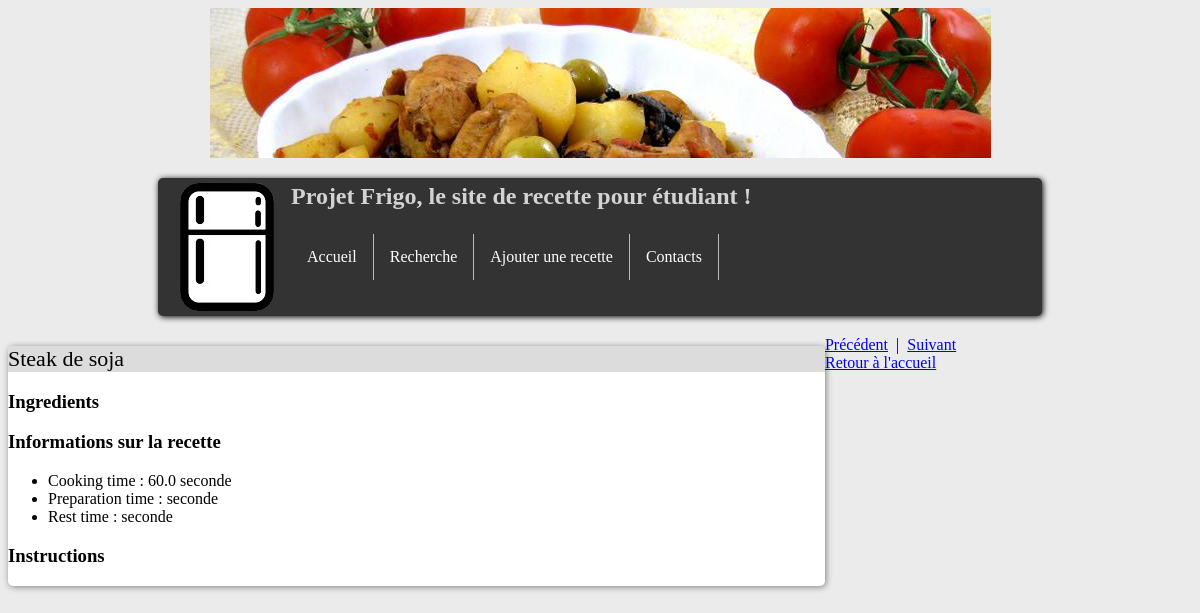
/fridgeApp/recipe/2, run on an earlier commit of the app's database.
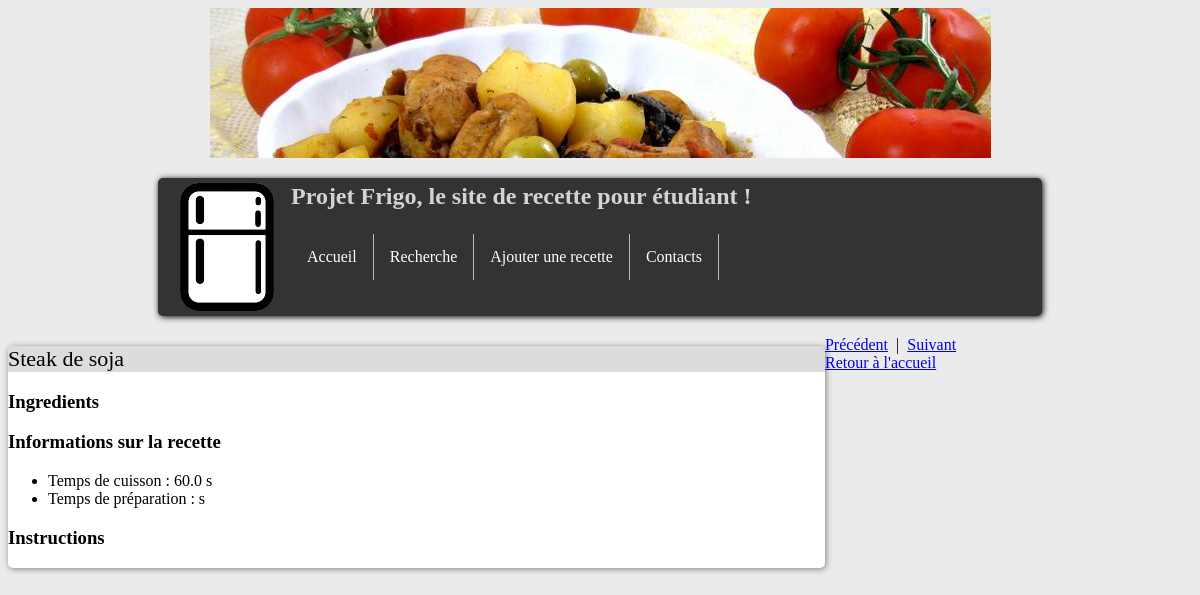
And on a later commit of the database.
### fridgeApp/models.py (models this page shows, shortened)
class Cook_information(models.Model):
    recipe = models.ForeignKey(Recipe, on_delete=models.CASCADE)
    information_text = models.CharField(max_length = 200)
    value = models.FloatField()
    value_unit = models.CharField(max_length = 30)

### fridgeApp/views.py (the view)
# urls.py: url(r'^recipe/(?P<recipe_id>[0-9]+)$', views.recipe, name='recipe'),
def recipe(request, recipe_id):
    recipe = get_object_or_404(Recipe, pk = recipe_id)
    return render(request, 'fridgeApp/recipe.html', locals())

### fridgeApp/templates/fridgeApp/recipe.html (shortened to what this page needs)
{% load static %}
<body>
	{% include "fridgeApp/includes/tabs.html" with active_tab='None' %}
	<section>
	<div class="title">{{ recipe.recipe_text }}</div>
	<h3> Ingredients </h3>
	<h3> Informations sur la recette </h3>
	<ul>
	{% for info in recipe.cook_information_set.all %}
		<li> {{info.information_text}} :
		{% if info.value != 0 and info.value_unit == 'none' %}
			{{info.value|stringformat:"d"}}
		{% else %}
			{% if info.value != 0 %} {{info.value}} {% endif %}
			{% if info.value_unit != 'none' %} {{info.value_unit}} {% endif %} </li>
		{% endif %}
	{% endfor %}
	</ul>
	<h3> Instructions </h3>
	</section>
	<footer>
    <a href="{%url 'fridgeApp:recipe' recipe.id|add:-1%}">Précédent</a>&nbsp; |&nbsp;
	<a href="{%url 'fridgeApp:recipe' recipe.id|add:'1'%}">Suivant</a> <br/>
	<a href="{%url 'fridgeApp:home'%}">Retour à l'accueil</a>
	</footer>
</body>

What changed in the data, as far as the page shows it:
removed Cook_information: information_text "Rest time", value_unit "seconde"
changed Cook_information: information_text "Cooking time" → "Temps de cuisson"; value_unit "seconde" → "s"
changed Cook_information: information_text "Preparation time" → "Temps de préparation"; value_unit "seconde" → "s"
